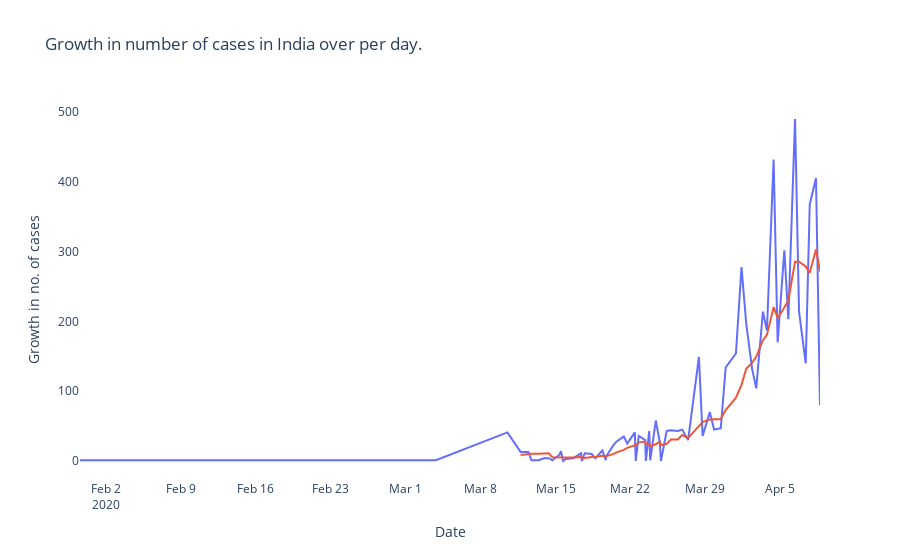

The notebook cell saved with this chart:
### Code cell
fig = go.Figure(data = [go.Scatter(name = 'no. of cases per day',
                              x = total_confirmed_cases['date'],
                              y = total_confirmed_cases['growth'],
                             marker = {'opacity':1,'showscale':False}),
                        go.Scatter(name = 'Moving average',
                              x = total_confirmed_cases['date'],
                              y = total_confirmed_cases['growth'].rolling(7).mean(),
                             marker = {'opacity':1,'showscale':False})
                       ],
                
               layout = go.Layout(title = 'Growth in number of cases in India over per day.',
                                  xaxis = {'title':'Date'},
                                  yaxis = {'title':'Growth in no. of cases'},
                                  plot_bgcolor = 'white',
                                 showlegend = False
                                )
               )
fig.show()
